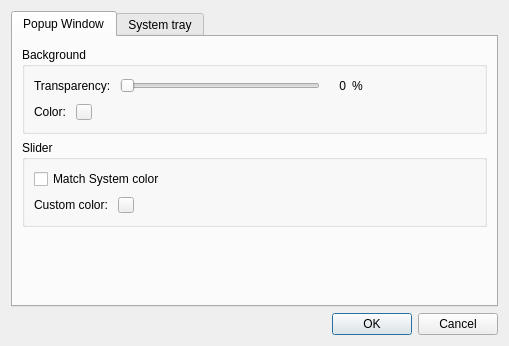
<?xml version="1.0" encoding="UTF-8"?>
<ui version="4.0">
 <class>SettingWindow</class>
 <widget class="QDialog" name="SettingWindow">
  <property name="geometry">
   <rect>
    <x>0</x>
    <y>0</y>
    <width>487</width>
    <height>346</height>
   </rect>
  </property>
  <property name="windowTitle">
   <string>Setting</string>
  </property>
  <layout class="QVBoxLayout" name="verticalLayout_2">
   <item>
    <widget class="QTabWidget" name="tabWidget">
     <property name="currentIndex">
      <number>0</number>
     </property>
     <widget class="QWidget" name="popupWindow">
      <attribute name="title">
       <string>Popup Window</string>
      </attribute>
      <layout class="QVBoxLayout" name="verticalLayout_4">
       <property name="spacing">
        <number>6</number>
       </property>
       <property name="topMargin">
        <number>10</number>
       </property>
       <property name="bottomMargin">
        <number>10</number>
       </property>
       <item>
        <widget class="QGroupBox" name="groupBox_2">
         <property name="title">
          <string>Background</string>
         </property>
         <layout class="QVBoxLayout" name="verticalLayout_5">
          <item>
           <layout class="QHBoxLayout" name="horizontalLayout_7">
            <item>
             <widget class="QLabel" name="label_9">
              <property name="text">
               <string>Transparency: </string>
              </property>
             </widget>
            </item>
            <item>
             <widget class="QSlider" name="s_transparency">
              <property name="minimumSize">
               <size>
                <width>200</width>
                <height>0</height>
               </size>
              </property>
              <property name="maximumSize">
               <size>
                <width>200</width>
                <height>16777215</height>
               </size>
              </property>
              <property name="orientation">
               <enum>Qt::Horizontal</enum>
              </property>
             </widget>
            </item>
            <item>
             <widget class="QLabel" name="l_transparencyPercent">
              <property name="minimumSize">
               <size>
                <width>20</width>
                <height>0</height>
               </size>
              </property>
              <property name="maximumSize">
               <size>
                <width>20</width>
                <height>16777215</height>
               </size>
              </property>
              <property name="text">
               <string>0</string>
              </property>
              <property name="alignment">
               <set>Qt::AlignRight|Qt::AlignTrailing|Qt::AlignVCenter</set>
              </property>
             </widget>
            </item>
            <item>
             <widget class="QLabel" name="label_11">
              <property name="text">
               <string>%</string>
              </property>
             </widget>
            </item>
            <item>
             <spacer name="horizontalSpacer_4">
              <property name="orientation">
               <enum>Qt::Horizontal</enum>
              </property>
              <property name="sizeHint" stdset="0">
               <size>
                <width>40</width>
                <height>20</height>
               </size>
              </property>
             </spacer>
            </item>
           </layout>
          </item>
          <item>
           <layout class="QHBoxLayout" name="horizontalLayout_8">
            <item>
             <widget class="QLabel" name="label_12">
              <property name="text">
               <string>Color: </string>
              </property>
             </widget>
            </item>
            <item>
             <widget class="QPushButton" name="pushButton_5">
              <property name="maximumSize">
               <size>
                <width>16</width>
                <height>16</height>
               </size>
              </property>
              <property name="text">
               <string/>
              </property>
             </widget>
            </item>
            <item>
             <spacer name="horizontalSpacer_6">
              <property name="orientation">
               <enum>Qt::Horizontal</enum>
              </property>
              <property name="sizeHint" stdset="0">
               <size>
                <width>40</width>
                <height>20</height>
               </size>
              </property>
             </spacer>
            </item>
           </layout>
          </item>
         </layout>
        </widget>
       </item>
       <item>
        <widget class="QGroupBox" name="groupBox">
         <property name="title">
          <string>Slider</string>
         </property>
         <layout class="QVBoxLayout" name="verticalLayout">
          <item>
           <widget class="QCheckBox" name="cb_matchSystem">
            <property name="text">
             <string>Match System color</string>
            </property>
           </widget>
          </item>
          <item>
           <layout class="QHBoxLayout" name="horizontalLayout_6">
            <item>
             <widget class="QLabel" name="l_customColor">
              <property name="text">
               <string>Custom color: </string>
              </property>
             </widget>
            </item>
            <item>
             <widget class="QPushButton" name="b_customColor">
              <property name="maximumSize">
               <size>
                <width>16</width>
                <height>16</height>
               </size>
              </property>
              <property name="text">
               <string/>
              </property>
             </widget>
            </item>
            <item>
             <spacer name="horizontalSpacer_5">
              <property name="orientation">
               <enum>Qt::Horizontal</enum>
              </property>
              <property name="sizeHint" stdset="0">
               <size>
                <width>40</width>
                <height>20</height>
               </size>
              </property>
             </spacer>
            </item>
           </layout>
          </item>
         </layout>
        </widget>
       </item>
       <item>
        <spacer name="verticalSpacer_2">
         <property name="orientation">
          <enum>Qt::Vertical</enum>
         </property>
         <property name="sizeHint" stdset="0">
          <size>
           <width>20</width>
           <height>40</height>
          </size>
         </property>
        </spacer>
       </item>
      </layout>
     </widget>
     <widget class="QWidget" name="tray">
      <attribute name="title">
       <string>System tray</string>
      </attribute>
      <layout class="QVBoxLayout" name="verticalLayout_3">
       <property name="spacing">
        <number>6</number>
       </property>
       <property name="topMargin">
        <number>10</number>
       </property>
       <property name="bottomMargin">
        <number>10</number>
       </property>
       <item>
        <widget class="QCheckBox" name="cb_showPencentage">
         <property name="text">
          <string>Show battery percentage</string>
         </property>
         <property name="checked">
          <bool>true</bool>
         </property>
        </widget>
       </item>
       <item>
        <layout class="QHBoxLayout" name="horizontalLayout">
         <item>
          <widget class="QLabel" name="l_textColor">
           <property name="text">
            <string>Text color: </string>
           </property>
          </widget>
         </item>
         <item>
          <widget class="QPushButton" name="b_textColor">
           <property name="sizePolicy">
            <sizepolicy hsizetype="Fixed" vsizetype="Fixed">
             <horstretch>0</horstretch>
             <verstretch>0</verstretch>
            </sizepolicy>
           </property>
           <property name="maximumSize">
            <size>
             <width>16</width>
             <height>16</height>
            </size>
           </property>
           <property name="styleSheet">
            <string notr="true"/>
           </property>
           <property name="text">
            <string/>
           </property>
           <property name="flat">
            <bool>false</bool>
           </property>
          </widget>
         </item>
         <item>
          <spacer name="horizontalSpacer">
           <property name="orientation">
            <enum>Qt::Horizontal</enum>
           </property>
           <property name="sizeHint" stdset="0">
            <size>
             <width>40</width>
             <height>20</height>
            </size>
           </property>
          </spacer>
         </item>
        </layout>
       </item>
       <item>
        <layout class="QHBoxLayout" name="horizontalLayout_2">
         <item>
          <widget class="QCheckBox" name="cb_lowBattery">
           <property name="text">
            <string>Change color when battey less than</string>
           </property>
          </widget>
         </item>
         <item>
          <widget class="QSlider" name="s_lowBattery">
           <property name="minimumSize">
            <size>
             <width>200</width>
             <height>0</height>
            </size>
           </property>
           <property name="maximumSize">
            <size>
             <width>200</width>
             <height>16777215</height>
            </size>
           </property>
           <property name="orientation">
            <enum>Qt::Horizontal</enum>
           </property>
          </widget>
         </item>
         <item>
          <widget class="QLabel" name="l_sliderValue">
           <property name="minimumSize">
            <size>
             <width>20</width>
             <height>0</height>
            </size>
           </property>
           <property name="maximumSize">
            <size>
             <width>20</width>
             <height>16777215</height>
            </size>
           </property>
           <property name="text">
            <string>0</string>
           </property>
           <property name="alignment">
            <set>Qt::AlignRight|Qt::AlignTrailing|Qt::AlignVCenter</set>
           </property>
          </widget>
         </item>
         <item>
          <widget class="QLabel" name="l_sliderPercent">
           <property name="text">
            <string>%</string>
           </property>
          </widget>
         </item>
         <item>
          <spacer name="horizontalSpacer_3">
           <property name="orientation">
            <enum>Qt::Horizontal</enum>
           </property>
           <property name="sizeHint" stdset="0">
            <size>
             <width>40</width>
             <height>20</height>
            </size>
           </property>
          </spacer>
         </item>
        </layout>
       </item>
       <item>
        <layout class="QHBoxLayout" name="horizontalLayout_3">
         <property name="leftMargin">
          <number>30</number>
         </property>
         <item>
          <widget class="QLabel" name="l_lowBatteryColor">
           <property name="text">
            <string>Low Battery color: </string>
           </property>
          </widget>
         </item>
         <item>
          <widget class="QPushButton" name="b_lowBatteryColor">
           <property name="maximumSize">
            <size>
             <width>16</width>
             <height>16</height>
            </size>
           </property>
           <property name="text">
            <string/>
           </property>
          </widget>
         </item>
         <item>
          <spacer name="horizontalSpacer_2">
           <property name="orientation">
            <enum>Qt::Horizontal</enum>
           </property>
           <property name="sizeHint" stdset="0">
            <size>
             <width>40</width>
             <height>20</height>
            </size>
           </property>
          </spacer>
         </item>
        </layout>
       </item>
       <item>
        <spacer name="verticalSpacer">
         <property name="orientation">
          <enum>Qt::Vertical</enum>
         </property>
         <property name="sizeHint" stdset="0">
          <size>
           <width>20</width>
           <height>40</height>
          </size>
         </property>
        </spacer>
       </item>
      </layout>
     </widget>
    </widget>
   </item>
   <item>
    <widget class="QDialogButtonBox" name="buttonBox">
     <property name="orientation">
      <enum>Qt::Horizontal</enum>
     </property>
     <property name="standardButtons">
      <set>QDialogButtonBox::Cancel|QDialogButtonBox::Ok</set>
     </property>
    </widget>
   </item>
  </layout>
 </widget>
 <resources/>
 <connections>
  <connection>
   <sender>buttonBox</sender>
   <signal>accepted()</signal>
   <receiver>SettingWindow</receiver>
   <slot>accept()</slot>
   <hints>
    <hint type="sourcelabel">
     <x>248</x>
     <y>254</y>
    </hint>
    <hint type="destinationlabel">
     <x>157</x>
     <y>274</y>
    </hint>
   </hints>
  </connection>
  <connection>
   <sender>buttonBox</sender>
   <signal>rejected()</signal>
   <receiver>SettingWindow</receiver>
   <slot>reject()</slot>
   <hints>
    <hint type="sourcelabel">
     <x>316</x>
     <y>260</y>
    </hint>
    <hint type="destinationlabel">
     <x>286</x>
     <y>274</y>
    </hint>
   </hints>
  </connection>
  <connection>
   <sender>s_lowBattery</sender>
   <signal>valueChanged(int)</signal>
   <receiver>l_sliderValue</receiver>
   <slot>setNum(int)</slot>
   <hints>
    <hint type="sourcelabel">
     <x>262</x>
     <y>245</y>
    </hint>
    <hint type="destinationlabel">
     <x>449</x>
     <y>245</y>
    </hint>
   </hints>
  </connection>
  <connection>
   <sender>cb_showPencentage</sender>
   <signal>toggled(bool)</signal>
   <receiver>b_textColor</receiver>
   <slot>setEnabled(bool)</slot>
   <hints>
    <hint type="sourcelabel">
     <x>243</x>
     <y>49</y>
    </hint>
    <hint type="destinationlabel">
     <x>80</x>
     <y>75</y>
    </hint>
   </hints>
  </connection>
  <connection>
   <sender>cb_showPencentage</sender>
   <signal>toggled(bool)</signal>
   <receiver>l_textColor</receiver>
   <slot>setEnabled(bool)</slot>
   <hints>
    <hint type="sourcelabel">
     <x>243</x>
     <y>49</y>
    </hint>
    <hint type="destinationlabel">
     <x>42</x>
     <y>75</y>
    </hint>
   </hints>
  </connection>
  <connection>
   <sender>cb_showPencentage</sender>
   <signal>toggled(bool)</signal>
   <receiver>cb_lowBattery</receiver>
   <slot>setEnabled(bool)</slot>
   <hints>
    <hint type="sourcelabel">
     <x>243</x>
     <y>49</y>
    </hint>
    <hint type="destinationlabel">
     <x>106</x>
     <y>103</y>
    </hint>
   </hints>
  </connection>
  <connection>
   <sender>cb_showPencentage</sender>
   <signal>toggled(bool)</signal>
   <receiver>s_lowBattery</receiver>
   <slot>setEnabled(bool)</slot>
   <hints>
    <hint type="sourcelabel">
     <x>243</x>
     <y>49</y>
    </hint>
    <hint type="destinationlabel">
     <x>301</x>
     <y>103</y>
    </hint>
   </hints>
  </connection>
  <connection>
   <sender>cb_showPencentage</sender>
   <signal>toggled(bool)</signal>
   <receiver>l_sliderValue</receiver>
   <slot>setEnabled(bool)</slot>
   <hints>
    <hint type="sourcelabel">
     <x>243</x>
     <y>49</y>
    </hint>
    <hint type="destinationlabel">
     <x>416</x>
     <y>103</y>
    </hint>
   </hints>
  </connection>
  <connection>
   <sender>cb_showPencentage</sender>
   <signal>toggled(bool)</signal>
   <receiver>l_sliderPercent</receiver>
   <slot>setEnabled(bool)</slot>
   <hints>
    <hint type="sourcelabel">
     <x>243</x>
     <y>49</y>
    </hint>
    <hint type="destinationlabel">
     <x>436</x>
     <y>103</y>
    </hint>
   </hints>
  </connection>
  <connection>
   <sender>cb_showPencentage</sender>
   <signal>toggled(bool)</signal>
   <receiver>l_lowBatteryColor</receiver>
   <slot>setEnabled(bool)</slot>
   <hints>
    <hint type="sourcelabel">
     <x>243</x>
     <y>49</y>
    </hint>
    <hint type="destinationlabel">
     <x>87</x>
     <y>131</y>
    </hint>
   </hints>
  </connection>
  <connection>
   <sender>cb_showPencentage</sender>
   <signal>toggled(bool)</signal>
   <receiver>b_lowBatteryColor</receiver>
   <slot>setEnabled(bool)</slot>
   <hints>
    <hint type="sourcelabel">
     <x>243</x>
     <y>49</y>
    </hint>
    <hint type="destinationlabel">
     <x>142</x>
     <y>131</y>
    </hint>
   </hints>
  </connection>
  <connection>
   <sender>cb_matchSystem</sender>
   <signal>toggled(bool)</signal>
   <receiver>l_customColor</receiver>
   <slot>setEnabled(bool)</slot>
   <hints>
    <hint type="sourcelabel">
     <x>243</x>
     <y>164</y>
    </hint>
    <hint type="destinationlabel">
     <x>59</x>
     <y>189</y>
    </hint>
   </hints>
  </connection>
  <connection>
   <sender>cb_matchSystem</sender>
   <signal>toggled(bool)</signal>
   <receiver>b_customColor</receiver>
   <slot>setEnabled(bool)</slot>
   <hints>
    <hint type="sourcelabel">
     <x>243</x>
     <y>164</y>
    </hint>
    <hint type="destinationlabel">
     <x>104</x>
     <y>189</y>
    </hint>
   </hints>
  </connection>
  <connection>
   <sender>s_transparency</sender>
   <signal>valueChanged(int)</signal>
   <receiver>l_transparencyPercent</receiver>
   <slot>setNum(int)</slot>
   <hints>
    <hint type="sourcelabel">
     <x>198</x>
     <y>75</y>
    </hint>
    <hint type="destinationlabel">
     <x>313</x>
     <y>75</y>
    </hint>
   </hints>
  </connection>
 </connections>
</ui>
